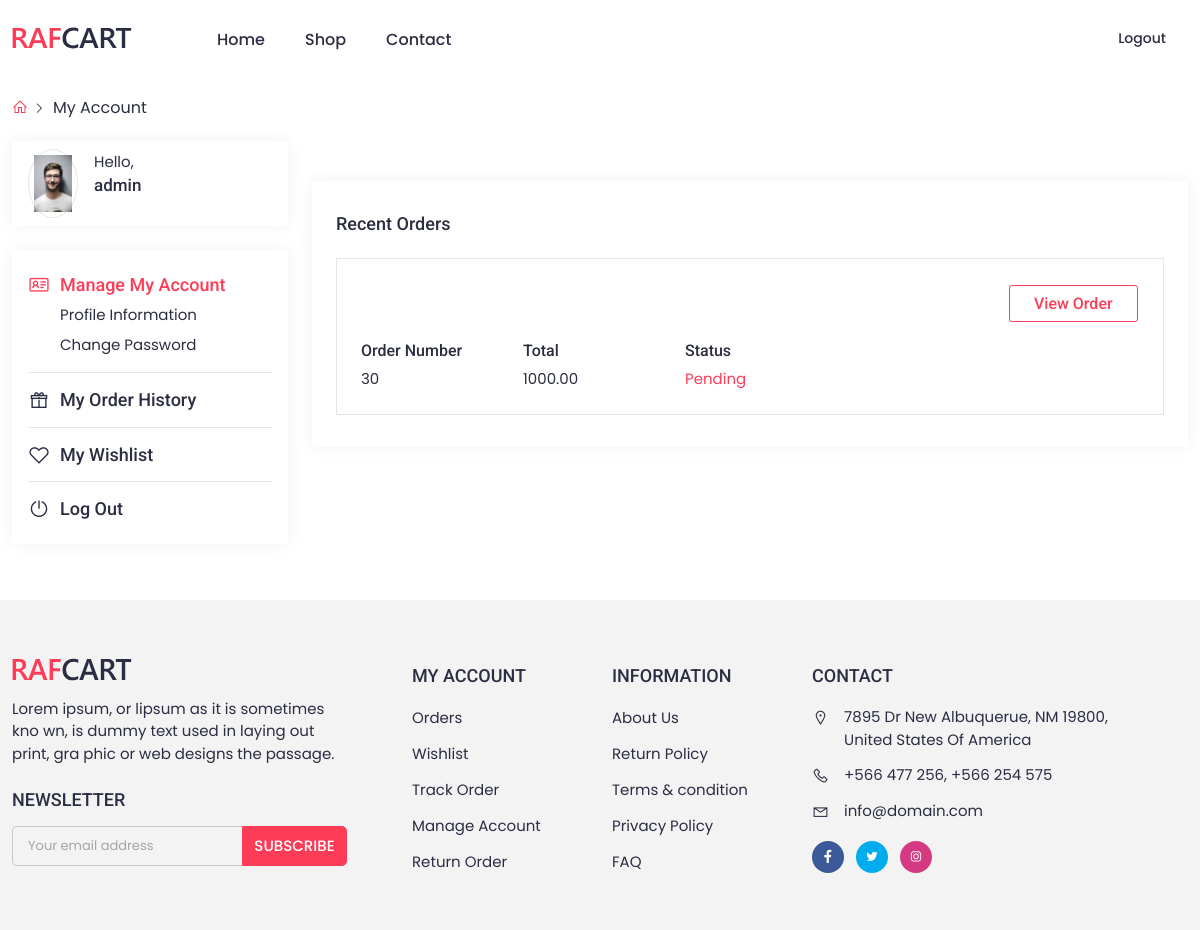
Before: /account/user/ (signed in) with the older database file.
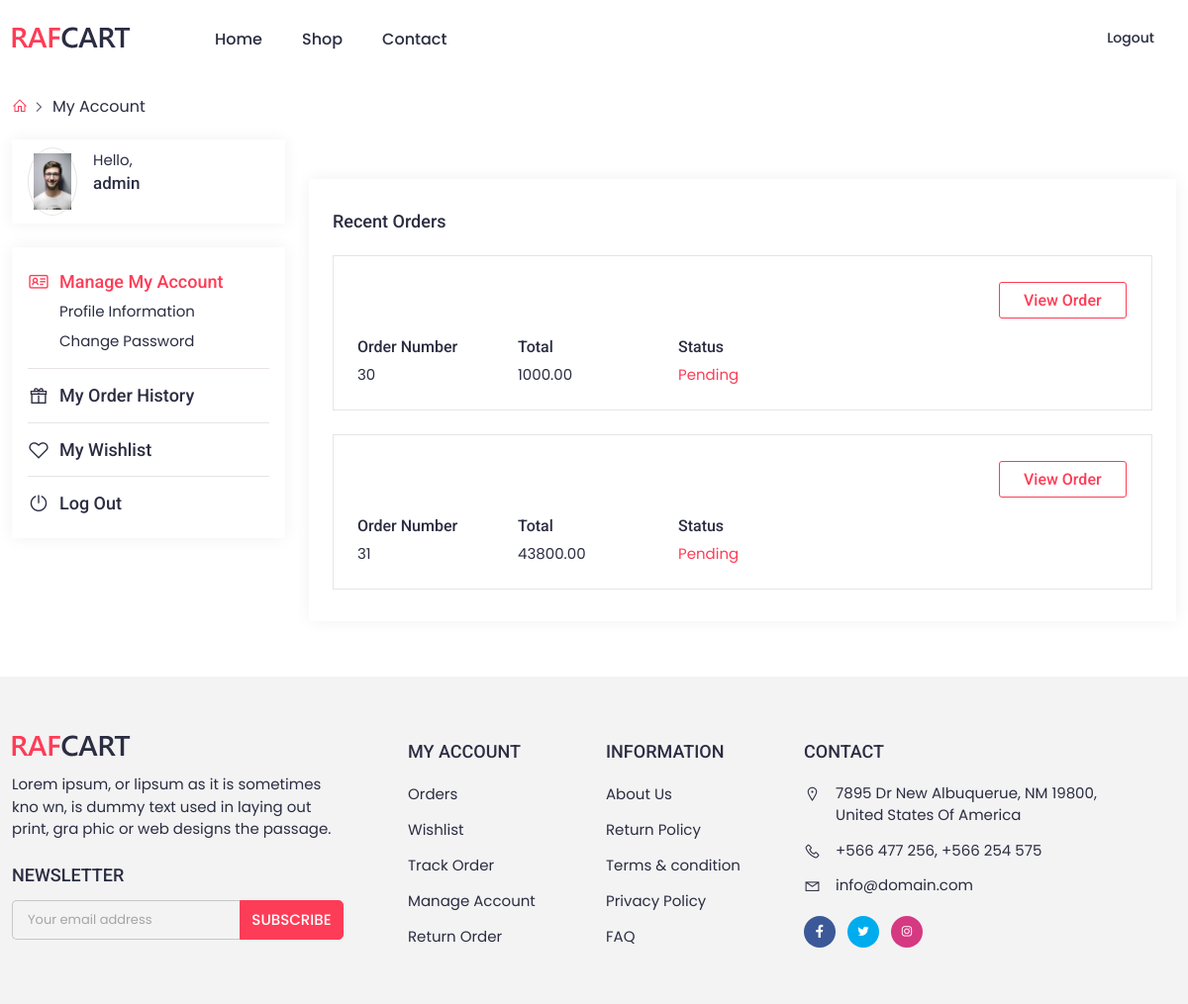
After: the same page with the newer database file.
### shop/models.py (models this page shows, shortened)
class Order(models.Model):
    user = models.ForeignKey(CustomUser, on_delete=models.CASCADE,related_name='orders')
    name = models.CharField(max_length=255)
    address = models.CharField(max_length=255)
    phone = models.CharField(max_length=20)
    email = models.EmailField()
    total_price = models.DecimalField(max_digits=10, decimal_places=2)
    cart_items = models.ManyToManyField(CartItem)
    created_at = models.DateField(default=timezone.now)
    STATUS_CHOICES = [
        ('pending', 'Pending'),
        ('shipped', 'Shipped'),
        ('delivered', 'Delivered'),
        ('cancelled', 'Cancelled'),
    ]
    status = models.CharField(max_length=20, choices=STATUS_CHOICES, default='pending',null=True)

### account/views.py (the view)
# urls.py: path('user/',views.account,name='user'),
@login_required
def account(request):
    user = request.user
    user_orders = user.orders.all() if hasattr(user, 'orders') else []
    return render(request, 'account/account.html', {'user': user, 'user_orders': user_orders})

### templates/account/account.html (shortened to what this page needs)
{% extends "base.html" %}
{% load static %}
{% block content %}
    <div class="container">
      <div class="breadcrumbs">
        <a href="{% url 'home'  %}"><i class="las la-home"></i></a>
        <a href="#" class="active">My Account</a>
      </div>
    </div>
     <div class="my_account_wrap section_padding_b">
      <div class="container">
        <div class="row">
          <div class="col-lg-3">
            <div class="account_sidebar">
              <div class="account_profile position-relative shadow_sm">
                <div class="acprof_img">
                  <a href="account.html">
                    <img
                        loading="lazy"
                        src="{{user.img.url}}"
                        alt="user"
                    />
                  </a>
                </div>
                <div class="acprof_cont">
                  <p>Hello,</p>
                  <h4>{{user.name}}</h4>
                </div>
              </div>
              <div class="acprof_wrap shadow_sm">
                <div class="acprof_links">
                  <a href="account.html" class="active">
                    <h4 class="acprof_link_title">
                      <i class="lar la-id-card"></i>
                      Manage My Account
                    </h4>
                  </a>
                  <a href="{% url 'usre_info' %}">Profile Information</a>
                  <a href="{% url 'change_password' %}">Change Password</a>
                </div>
                <div class="acprof_links">
                  <a href="account-order-history.html">
                    <h4 class="acprof_link_title">
                      <i class="las la-gift"></i>
                      My Order History
                    </h4>
                  </a>
                </div>
                <div class="acprof_links">
                  <a href="{% url 'wishlist_list'  %}">
                    <h4 class="ac_link_title">
                      <i class="lar la-heart"></i>
                      My Wishlist
                    </h4>
                  </a>
                </div>
                <div class="acprof_links border-0">
                  <a  href="{% url 'logout' %}">
                    <h4 class="acprof_link_title">
                      <i class="las la-power-off"></i>
                      Log Out
                    </h4>
                  </a>
                </div>
              </div>
            </div>
          </div>
          <div class="col-lg-9">
            <div class="account_cont_wrap">
              <div class="prof_recent_order shadow_sm">
                <h4>Recent Orders</h4>
                {% for order in user_orders %}
                  <div class="single_prof_recorder">
                    <div class="prorder_img">
                    </div>
                    <div class="prorder_btn">
                      <a href="{% url 'order_detail' order.id %}">View Order</a>
                    </div>
                    <div class="prorder_txt prorder_odnumber">
                      <h5>Order Number</h5>
                      <p>{{ order.pk }}</p>
                    </div>
                    <div class="prorder_txt prorder_total">
                      <h5>Total</h5>
                      <p>{{ order.total_price }}</p>
                    </div>
                    <div class="prorder_txt prorder_status">
                      <h5 class="d-none d-md-block">Status</h5>
                      <p class="text-color">{{ order.get_status_display }}</p>
                    </div>
                  </div>
                {% endfor %}
              </div>
            </div>
          </div>
        </div>
      </div>
    </div>
{% endblock content %}

Changed rows visible on the page:
added Order: pk "31", total_price "43800.00", status "Pending"
